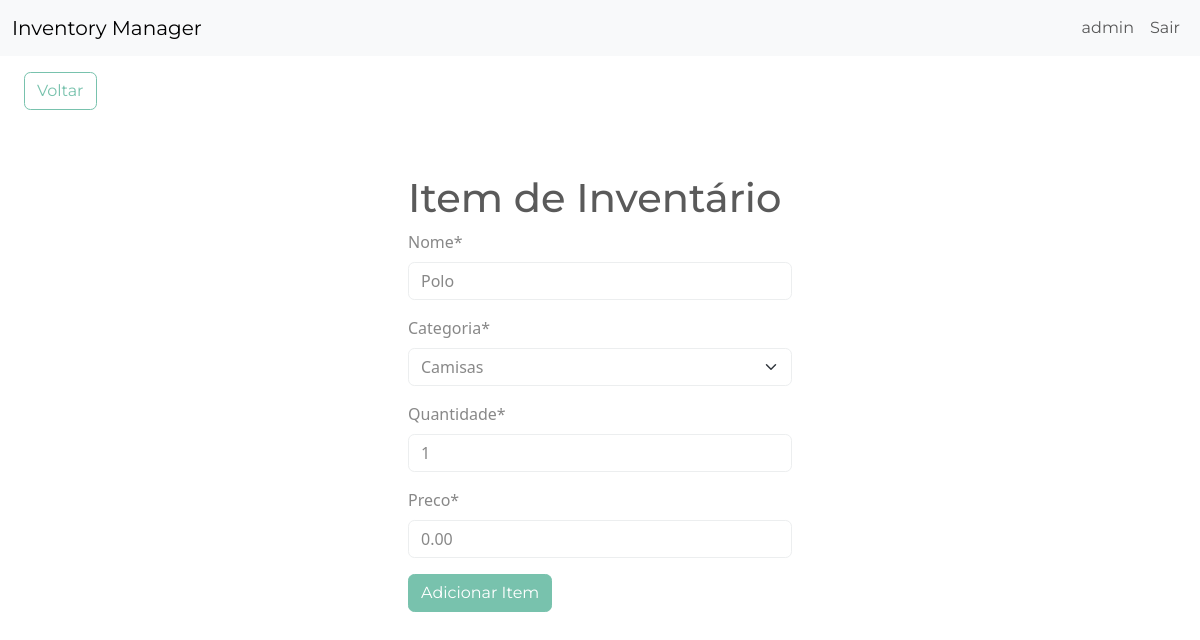
Screenshot of /edit-item/3 (signed in) with the database file from the repository.
### inventory/models.py (models this page shows, shortened)
class ItemInventario(models.Model):
    nome = models.CharField(max_length=200)
    categoria = models.ForeignKey('Categoria', on_delete=models.SET_NULL, blank=True, null=True)
    quantidade = models.IntegerField()
    preco = models.DecimalField(max_digits=10, decimal_places=2, default=0.00)
    data_criacao = models.DateTimeField(auto_now_add=True)
    user = models.ForeignKey(User, on_delete=models.CASCADE)

class Categoria(models.Model):
    nome = models.CharField(max_length=200)
    class Meta:
        verbose_name_plural = 'categorias'
    def __str__(self):
        return self.nome

### inventory/views.py (the view)
# urls.py: path('edit-item/<int:pk>', EditItem.as_view(), name= 'edit-item'),
class EditItem(LoginRequiredMixin, UpdateView):
    model = ItemInventario
    form_class = ItemInventarioForm
    template_name = 'inventory/item_form.html'
    success_url = reverse_lazy('dashboard')

### inventory/forms.py
class ItemInventarioForm(forms.ModelForm):
    categoria = forms.ModelChoiceField(queryset= Categoria.objects.all(), initial = 0)
    class Meta:
        model = ItemInventario
        fields = ['nome', 'categoria', 'quantidade', 'preco']

### inventory/templates/inventory/item_form.html (shortened to what this page needs)
{% extends 'inventory/base.html' %}
{% load crispy_forms_tags %}
{% block content %}
    <a href="{% url 'dashboard' %}" class="btn btn-outline-primary my-3 mx-4">Voltar</a>
    <div class="row">
        <div class="col-11 col-md-4 mx-auto mt-5">
            <h1>Item de Inventário</h1>
            <form method="POST">
                {{ form|crispy }}
                <div class="mt-3">
                    <button class="btn btn-primary">Adicionar Item</button>
                </div>
            </form>
        </div>
    </div>
{% endblock content %}

### inventory/templates/inventory/navigation.html (shortened to what this page needs)
<nav class="navbar navbar-expand-lg bg-light">
	<div class="container-fluid">
		<a class="navbar-brand" href="{% url 'index' %}">Inventory Manager</a>
		<div class="collapse navbar-collapse justify-content-end" id="navbarNav">
			<ul class="navbar-nav">
                {% if user.is_authenticated %}
					<li class="nav-item">
						<a class="nav-link" href="#">{{ user.username }}</a>
					</li>
					<li class="nav-item">
                        <form method="post" action="{% url 'logout' %}">
                            <button class="nav-link">Sair</button>
                        </form>
					</li>
				{% endif %}
			</ul>
		</div>
	</div>
</nav>

### rows the page displays
ItemInventario: nome "Polo", categoria "Camisas", quantidade "1", preco "0.00"

### other values shown
{{ user.username }} "admin"
